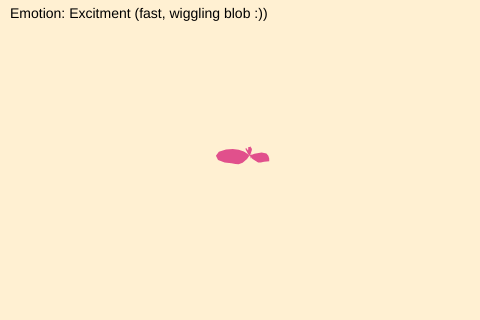
Frame 1 (no input)
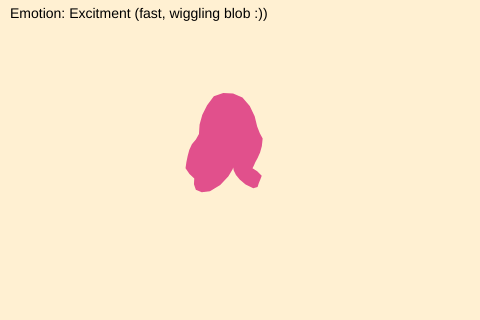
Frame 60 (no input)
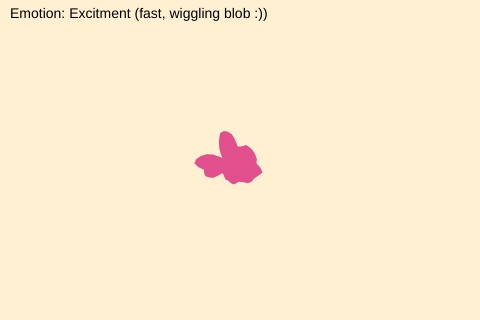
Frame 120 (the mouse pressed at the canvas centre since frame 60)

The p5.js sketch that drew these frames (run headless with seeded random() and noise() and a simulated clock; from frame 60 on, the mouse is pressed at the canvas centre):

// p5.js sketch
// ── sketch.js
// Object representing a soft animated blob
let blob = {
  // Position of the blob (centre of the shape)
  x: 240,
  y: 160, // centre of the canvas

  // Base size and shape resolution
  r: 28, // Base radius of the blob
  points: 48, // Number of vertices around the circle (higher = smoother)

  // Shape deformation settings
  wobble: 78, // Maximum amount the edge can move in or out
  wobbleFreq: 0.5, // Controls how lumpy or smooth the blob looks

  // Time values for animation
  t: 0, // Time input for noise()
  tSpeed: 0.2, // How fast the blob "breathes"
};

function setup() {
  createCanvas(480, 320);
  noStroke();

  // Text settings for on-screen instructions
  textFont("sans-serif");
  textSize(14);
}

function draw() {
  background(255, 240, 210);

  // --- Animate over time ---
  // Increment time so noise() changes smoothly every frame
  blob.t += blob.tSpeed;

  const centerX = blob.x + sin(blob.t * 12.0) * 14;
  const centerY = blob.y + cos(blob.t * 10.0) * 10;

  // --- Draw the blob ---
  // We draw a circle made of many points,
  // then push each point in or out using Perlin noise
  fill(225, 80, 140);
  beginShape();

  // Loop once around the circle
  for (let i = 0; i < blob.points; i++) {
    // Angle around the circle (0 → TAU)
    const a = (i / blob.points) * TAU;

    // Sample Perlin noise using:
    // - direction (cos/sin of angle)
    // - time (blob.t) for animation
    const n = noise(
      cos(a) * blob.wobbleFreq + 100,
      sin(a) * blob.wobbleFreq + 100,
      blob.t,
    );

    // Convert noise value (0–1) into a radius offset
    const r = blob.r + map(n, 0, 1, -blob.wobble, blob.wobble);

    // Convert polar coordinates (angle + radius)
    // into screen coordinates (x, y)
    vertex(centerX + cos(a) * r, centerY + sin(a) * r);
  }

  // Close the shape to form a solid blob
  endShape(CLOSE);

  // --- On-screen tip for experimentation ---
  fill(0);
  text("Emotion: Excitment (fast, wiggling blob :))", 10, 18);
}
